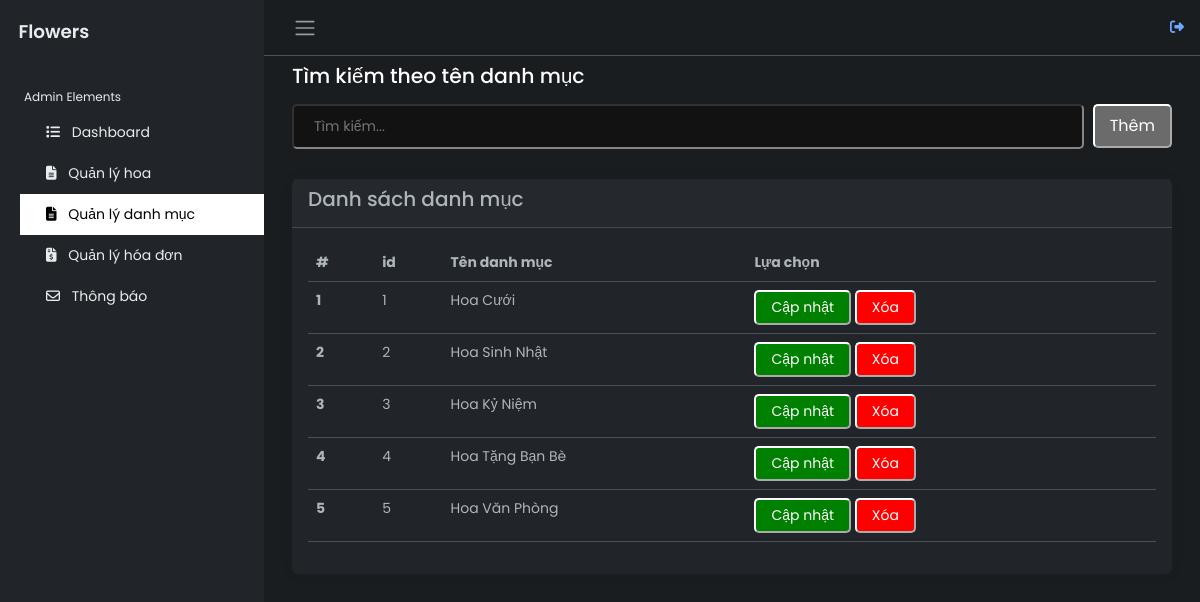
The app's page /src/admin-categories.php (signed in) with its own data.
### tables this page shows
CREATE TABLE `categories` (
  `category_id` int(11) NOT NULL,
  `name` varchar(100) NOT NULL
);

### src/admin-categories.php (the view, shortened to what this page needs)
<!DOCTYPE html>
<html lang="en" data-bs-theme="dark">
<head>
    <link rel="stylesheet" href="https://cdnjs.cloudflare.com/ajax/libs/font-awesome/6.0.0/css/all.min.css">
    <link rel="stylesheet" href="https://cdn.jsdelivr.net/npm/bootstrap@5.3.0-alpha2/dist/css/bootstrap.min.css">
    <link rel="stylesheet" href="../css/admin.css">
    <link rel="stylesheet" href="../css/admin-categories.css">
</head>
<body>
    <?php @include("admin-header.php") ?>
            <main class="content px-3 py-2">
                <div class="container-fluid">
                    <div class="mb-3">
                        <h4>Tìm kiếm theo tên danh mục</h4>
                    </div>
                    <div>
                        <input type="text" name="" class="search" id="search-category" placeholder="Tìm kiếm...">
                        <button id="add">Thêm</button>
                    </div>
                    <div class="card border-0">
                        <div class="card-header">
                            <h5 class="card-title">
                                Danh sách danh mục
                            </h5>
                        </div>
                        <div class="card-body">
                            <table class="table">
                                <thead>
                                    <tr>
                                        <th scope="col">#</th>
                                        <th scope="col">id</th>
                                        <th scope="col">Tên danh mục</th>
                                        <th scope="col">Lựa chọn</th>
                                    </tr>
                                </thead>
                                <tbody id='categorys'>
                                    <?php
                                        @include '../DB/connection.php';
                                        $categories = mysqli_query($conn, "SELECT * FROM `categories`") or die('query failed');
                                        $i = 1;
                                        foreach ($categories as $category):
                                            echo '<tr>
                                            <th scope="row">'.$i.'</th>
                                            <td>'.$category['category_id'].'</td>
                                            <td>'.$category['name'].'</td>
                                        <td>
                                            <button data-name="'.$category['name'].'" data-id="'.$category['category_id'].'" class="update">Cập nhật</button>
                                            <button data-id="'.$category['category_id'].'" class="del" type="submit">Xóa</button>
                                        </td>
                                        </tr>
                                        ';
                                        $i++;
                                        endforeach;
                                    ?>
                                </tbody>
                            </table>
                        </div>
                    </div>
                </div>
            </main>
        </div>
    </div>
</body>
</html>

### css/admin.css (style rules this page uses)
body { font-family: 'Poppins', sans-serif; font-size: 0.875rem; opacity: 1; overflow-y: scroll; margin: 0; position: relative; }
h4 { font-family: 'Poppins', sans-serif; font-size: 1.275rem; color: var(--bs-emphasis-color); }
.content { flex: 1; max-width: 100vw; width: 100vw; }
@media (min-width:768px) { .content { max-width: auto; width: auto; } }
.card { box-shadow: 0 0 .875rem 0 rgba(34, 46, 60, .05); margin-bottom: 24px; }

### css/admin-categories.css (style rules this page uses)
.search { width: 90%!important; padding: 10px 20px!important; border-radius: 5px; margin-bottom: 30px; }
button { border-radius: 5px; padding: 5px 15px; }
.update { background-color: green!important; }
.del { background-color: red!important; }
#add { float: right; padding: 8px 15px; font-size: 16px; }

### records on screen
categories: category_id "1", name "Hoa Cưới"
categories: category_id "2", name "Hoa Sinh Nhật"
categories: category_id "3", name "Hoa Kỷ Niệm"
categories: category_id "4", name "Hoa Tặng Bạn Bè"
categories: category_id "5", name "Hoa Văn Phòng"
